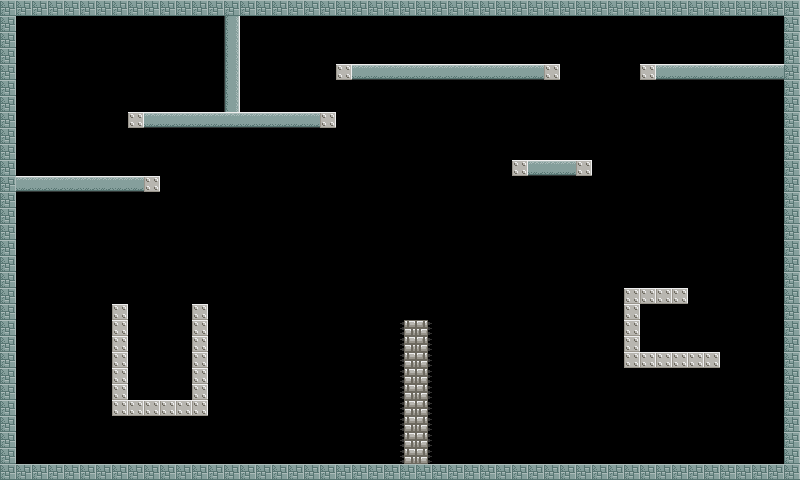

A 2D game scene composited from a Tiled map and its tileset images. What follows is a short description and the map's XML, with each tile layer's data collapsed to a summary:
An orthogonal 50x30 tile map with 16x16 px tiles, 1 tile layer (walls), 2 tilesets and 5 objects (4x target, cannon_position).

<map version="1.0" orientation="orthogonal" width="50" height="30" tilewidth="16" tileheight="16">
 <tileset firstgid="1" name="walls" tilewidth="16" tileheight="16">
  <image source="walls.png" width="128" height="80" />
 </tileset>
 <tileset firstgid="41" name="target" tilewidth="32" tileheight="32">
  <image source="target.png" width="32" height="32" />
 </tileset>
 <objectgroup name="targets" width="50" height="30">
  <object type="target" gid="41" x="752" y="64" />
  <object type="target" gid="41" x="160" y="80" />
  <object type="target" gid="41" x="640" y="352" />
  <object type="target" gid="41" x="144" y="384" />
 </objectgroup>
 <layer name="walls" width="50" height="30">
  <properties>
   <property name="tileset" value="walls" />
  </properties>
  <data>[1500 cells, 261 non-empty, 6 distinct tile ids]</data>
 </layer>
 <objectgroup name="cannon" width="50" height="30">
  <object name="position" type="cannon_position" x="400" y="304" width="32" height="16" />
 </objectgroup>
</map>
